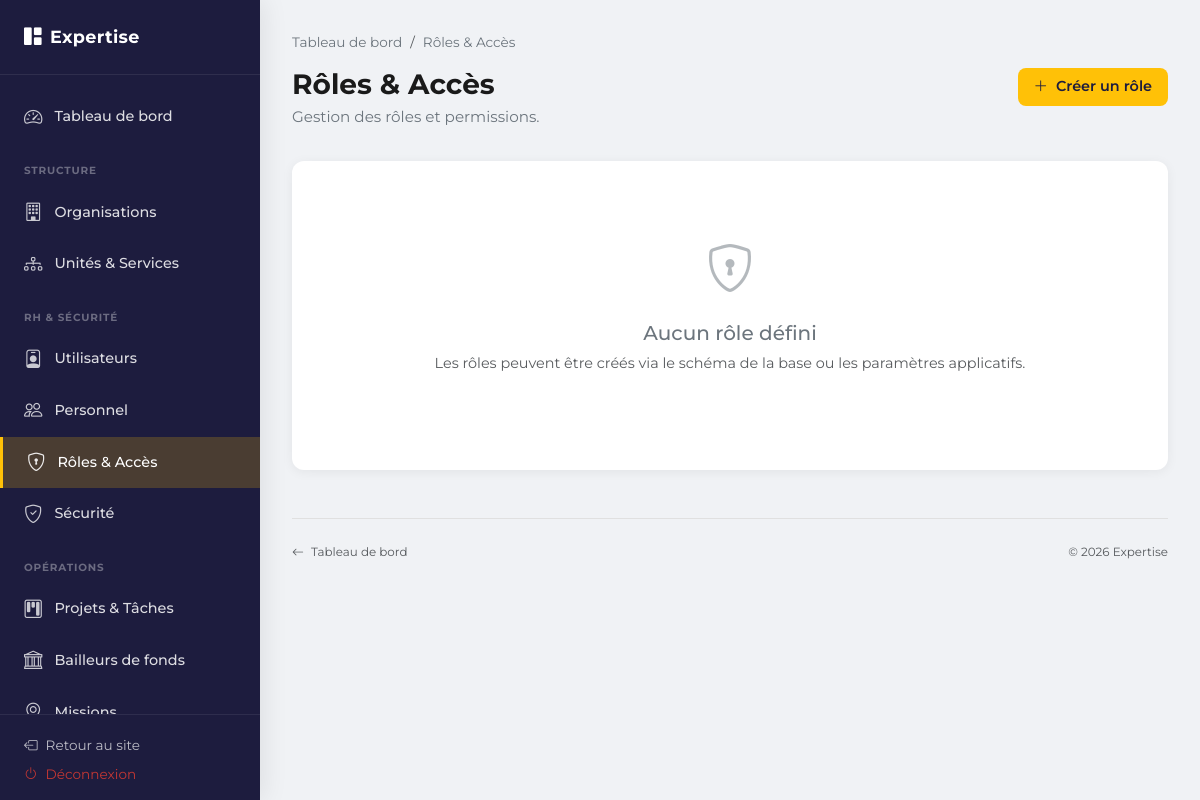
The page /admin/roles.php (signed in) on the database as committed earlier.
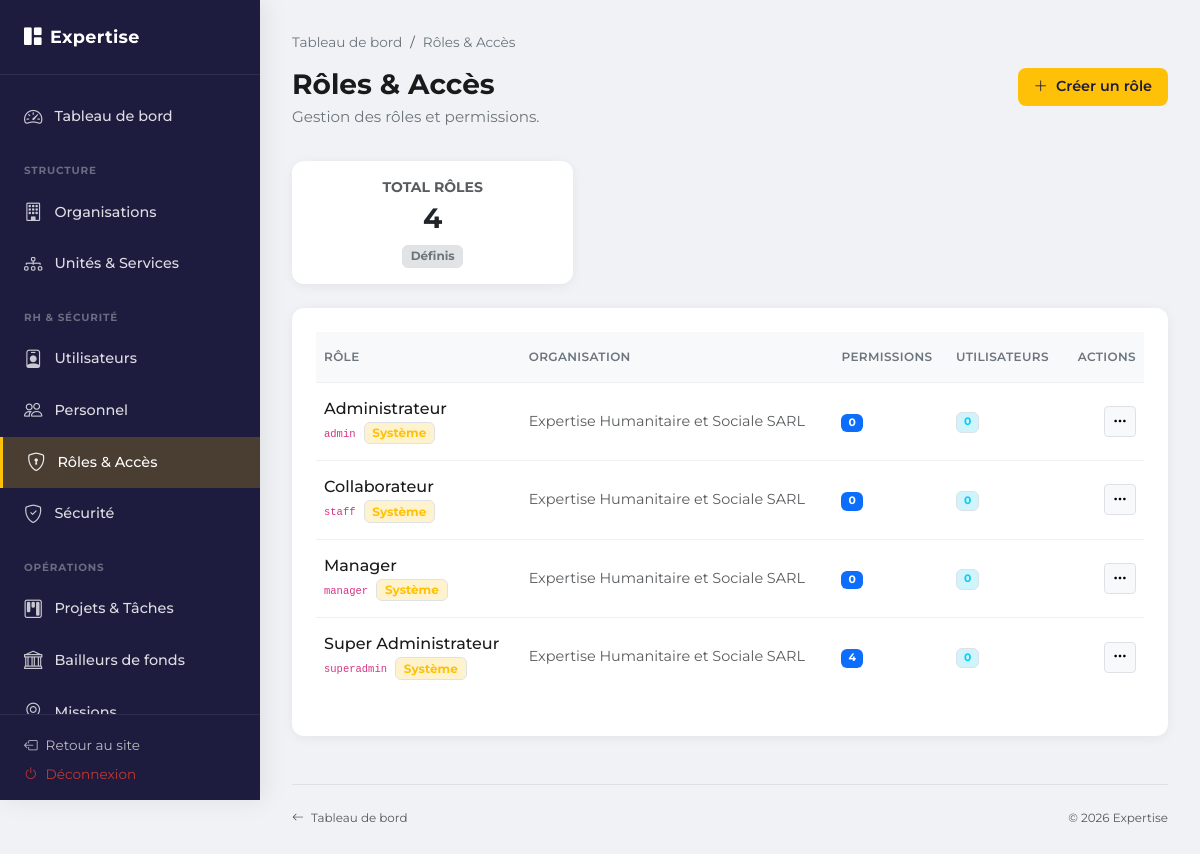
The same page on the database as committed later.
### tables this page shows
CREATE TABLE IF NOT EXISTS `role` (
  `id` INT UNSIGNED NOT NULL AUTO_INCREMENT,
  `organisation_id` INT UNSIGNED DEFAULT NULL,
  `name` VARCHAR(100) NOT NULL,
  `code` VARCHAR(50) NOT NULL,
  `description` TEXT,
  `is_system` TINYINT(1) NOT NULL DEFAULT 0,
  `created_at` TIMESTAMP DEFAULT CURRENT_TIMESTAMP,
  `updated_at` TIMESTAMP DEFAULT CURRENT_TIMESTAMP ON UPDATE CURRENT_TIMESTAMP,
  PRIMARY KEY (`id`),
  UNIQUE KEY `uk_role_code_org` (`organisation_id`,`code`),
  CONSTRAINT `fk_role_organisation` FOREIGN KEY (`organisation_id`) REFERENCES `organisation` (`id`) ON DELETE CASCADE
);

CREATE TABLE IF NOT EXISTS `organisation` (
  `id` INT UNSIGNED NOT NULL AUTO_INCREMENT,
  `name` VARCHAR(255) NOT NULL,
  `code` VARCHAR(50) DEFAULT NULL,
  `description` TEXT,
  `address` TEXT,
  `phone` VARCHAR(50),
  `email` VARCHAR(255),
  `website` VARCHAR(255),
  `is_active` TINYINT(1) NOT NULL DEFAULT 1,
  `created_at` TIMESTAMP DEFAULT CURRENT_TIMESTAMP,
  `updated_at` TIMESTAMP DEFAULT CURRENT_TIMESTAMP ON UPDATE CURRENT_TIMESTAMP,
  PRIMARY KEY (`id`),
  UNIQUE KEY `uk_organisation_code` (`code`)
);

### admin/roles.php (the view, shortened to what the rows shown need)
<?php
require __DIR__ . '/inc/db.php';
$rolesList = [];
$detail = null;
if ($pdo) {
    $action = $_GET['action'] ?? 'list';
    if (!$detail && $action !== 'add') {
        $stmt = $pdo->query("
            SELECT r.id, r.name, r.code, r.is_system, r.created_at,
                   o.name AS organisation_name,
                   (SELECT COUNT(*) FROM role_permission WHERE role_id = r.id) AS perm_count,
                   (SELECT COUNT(*) FROM user_role WHERE role_id = r.id) AS user_count
            FROM role r
            LEFT JOIN organisation o ON r.organisation_id = o.id
            ORDER BY r.name ASC
        ");
        if ($stmt) $rolesList = $stmt->fetchAll();
    }
}
require __DIR__ . '/inc/header.php';
$isForm = ($action === 'add') || ($action === 'edit' && $detail);
?>
<header class="admin-header">
    <div class="d-flex flex-wrap justify-content-between align-items-start gap-2">
        <div>
            <h1>
                <?php
                if ($action === 'add') echo 'Nouveau rôle';
                elseif ($action === 'edit' && $detail) echo 'Modifier le rôle';
                elseif ($detail) echo 'Détail du rôle';
                else echo 'Rôles & Accès';
                ?>
            </h1>
        </div>
    </div>
</header>
<?php if ($detail && !$isForm): ?>
    <div class="admin-card admin-section-card mb-4">
        <h5 class="card-title"><i class="bi bi-shield-lock"></i> Rôle</h5>
        <table class="admin-table mb-4">
            <tr>
                <th style="width:180px;">Nom</th>
                <td><?= htmlspecialchars($detail->name) ?></td>
            </tr>
            <tr>
                <th>Code</th>
                <td><code><?= htmlspecialchars($detail->code) ?></code></td>
            </tr>
            <tr>
                <th>Organisation</th>
                <td><?= htmlspecialchars($detail->organisation_name ?? 'Toutes') ?></td>
            </tr>
            <tr>
                <th>Rôle système</th>
                <td><?= $detail->is_system ? 'Oui' : 'Non' ?></td>
            </tr>
            <?php if (!empty($detail->description)): ?>
            <tr>
                <th>Description</th>
                <td><?= nl2br(htmlspecialchars($detail->description)) ?></td>
            </tr>
            <?php endif; ?>
        </table>
        <h5 class="card-title"><i class="bi bi-key"></i> Permissions (<?= count($detail->permissions) ?>)</h5>
        <?php if (!empty($detail->permissions)): ?>
            <?php
            $byModule = [];
            foreach ($detail->permissions as $p) {
                $m = $p->module ?: 'Autre';
                if (!isset($byModule[$m])) $byModule[$m] = [];
                $byModule[$m][] = $p;
            }
            ?>
            <?php foreach ($byModule as $module => $perms): ?>
                <p class="mb-1"><strong><?= htmlspecialchars($module) ?></strong></p>
                <p class="mb-3">
                    <?php foreach ($perms as $p): ?>
                        <span class="badge bg-secondary-subtle text-secondary border me-1" title="<?= htmlspecialchars($p->name) ?>"><?= htmlspecialchars($p->code) ?></span>
                    <?php endforeach; ?>
                </p>
            <?php endforeach; ?>
        <?php else: ?>
            <p class="text-muted">Aucune permission associée.</p>
        <?php endif; ?>
        <h5 class="card-title mt-3"><i class="bi bi-people"></i> Utilisateurs avec ce rôle (<?= count($detail->users) ?>)</h5>
        <?php if (!empty($detail->users)): ?>
            <ul class="list-unstyled mb-0">
                <?php foreach ($detail->users as $u): ?>
                    <li><a href="staff.php?user_id=<?= (int) $u->id ?>"><?= htmlspecialchars($u->last_name . ' ' . $u->first_name) ?></a> – <span class="text-muted"><?= htmlspecialchars($u->email) ?></span></li>
                <?php endforeach; ?>
            </ul>
            <p class="small text-muted mt-2">Le lien ouvre la fiche personnel si un enregistrement staff existe ; sinon la liste du personnel.</p>
        <?php else: ?>
            <p class="text-muted">Aucun utilisateur avec ce rôle.</p>
        <?php endif; ?>
        <div class="mt-4 d-flex gap-2">
            <?php if (!$detail->is_system): ?>
                <a href="roles.php?action=edit&id=<?= (int) $detail->id ?>" class="btn btn-admin-primary"><i class="bi bi-pencil me-1"></i> Modifier</a>
                <button type="button" class="btn btn-outline-danger" data-bs-toggle="modal" data-bs-target="#deleteRoleModal"><i class="bi bi-trash me-1"></i> Supprimer</button>
            <?php endif; ?>
            <a href="roles.php" class="btn btn-admin-outline ms-auto"><i class="bi bi-arrow-left me-1"></i> Liste</a>
        </div>
    </div>
    <?php if (!$detail->is_system): ?>
    <div class="modal fade" id="deleteRoleModal" tabindex="-1">
        <div class="modal-dialog">
            <div class="modal-content border-0 shadow">
                <div class="modal-header bg-danger text-white">
                    <h5 class="modal-title">Supprimer ce rôle ?</h5>
                    <button type="button" class="btn-close btn-close-white" data-bs-dismiss="modal"></button>
                </div>
                <div class="modal-body py-4">
                    Le rôle <strong><?= htmlspecialchars($detail->name) ?></strong> sera supprimé. Les affectations utilisateurs à ce rôle seront perdues. Cette action est irréversible.
                </div>
                <div class="modal-footer bg-light">
                    <button type="button" class="btn btn-secondary" data-bs-dismiss="modal">Annuler</button>
                    <form method="POST" class="d-inline">
                        <input type="hidden" name="delete_id" value="<?= (int) $detail->id ?>">
                        <button type="submit" class="btn btn-danger">Supprimer définitivement</button>
                    </form>
                </div>
            </div>
        </div>
    </div>
    <?php endif; ?>
<?php elseif (count($rolesList) > 0): ?>
    <div class="admin-card admin-section-card">
        <div class="table-responsive">
            <table class="admin-table table table-hover" id="rolesTable">
                <thead>
                    <tr>
                        <th>Rôle</th>
                        <th>Organisation</th>
                        <th>Permissions</th>
                        <th>Utilisateurs</th>
                        <th class="text-end">Actions</th>
                    </tr>
                </thead>
                <tbody>
                    <?php foreach ($rolesList as $r): ?>
                        <tr>
                            <td>
                                <h6 class="mb-0"><a href="roles.php?id=<?= (int) $r->id ?>"><?= htmlspecialchars($r->name) ?></a></h6>
                                <div class="d-flex gap-2 align-items-center mt-1">
                                    <span class="text-muted x-small"><code><?= htmlspecialchars($r->code) ?></code></span>
                                    <?php if ($r->is_system): ?>
                                        <span class="badge bg-warning-subtle text-warning border x-small">Système</span>
                                    <?php endif; ?>
                                </div>
                            </td>
                            <td><span class="text-muted"><?= htmlspecialchars($r->organisation_name ?? '—') ?></span></td>
                            <td><span class="badge bg-primary"><?= (int) $r->perm_count ?></span></td>
                            <td><span class="badge bg-info-subtle text-info border"><?= (int) $r->user_count ?></span></td>
                            <td class="text-end">
                                <div class="dropdown">
                                    <button class="btn btn-sm btn-light border" type="button" data-bs-toggle="dropdown">
                                        <i class="bi bi-three-dots"></i>
                                    </button>
                                </div>
                            </td>
                        </tr>
                    <?php endforeach; ?>
                </tbody>
            </table>
        </div>
    </div>
<?php endif; ?>
<?php require __DIR__ . '/inc/footer.php'; ?>

Rows that differ between the two databases and show on the page:
added role: name "Administrateur", code "admin", is_system "Système", organisation.name "Expertise Humanitaire et Sociale SARL", perm_count "0", user_count "0"
added role: name "Collaborateur", code "staff", is_system "Système", organisation.name "Expertise Humanitaire et Sociale SARL", perm_count "0", user_count "0"
added role: name "Manager", code "manager", is_system "Système", organisation.name "Expertise Humanitaire et Sociale SARL", perm_count "0", user_count "0"
added role: name "Super Administrateur", code "superadmin", is_system "Système", organisation.name "Expertise Humanitaire et Sociale SARL", perm_count "4", user_count "0"
Other text that changed with them:
$dashStats['total']: (not shown) → "4"
text no longer shown: "Aucun rôle défini Les rôles peuvent être créés via le schéma de la base ou les paramètres applicatifs."
text now shown: "TOTAL RÔLES Définis RÔLE ORGANISATION PERMISSIONS UTILISATEURS ACTIONS"
